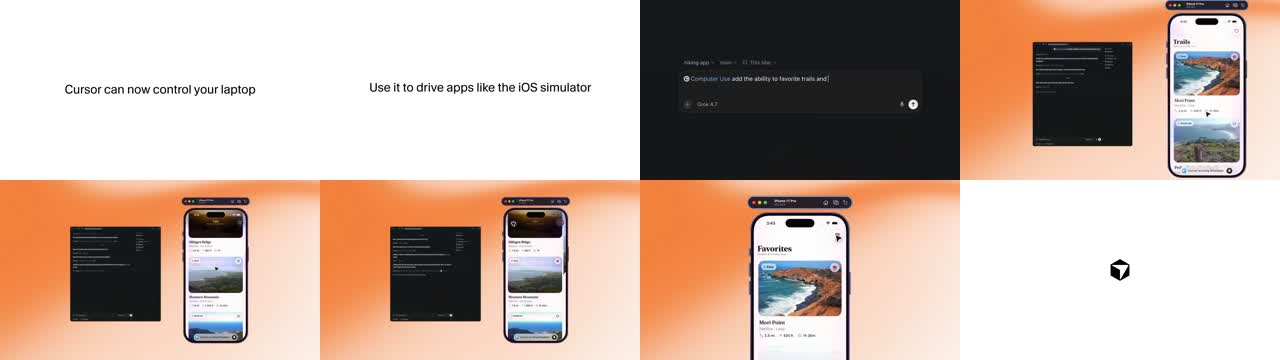
#> input picture kit-futbol/referencias/ref_motion_1_quadros.jpg, 1280 x 360 px
$ python -i gen2.py   (imports and definitions only)
#> lines starting #> are read from the running program, lines starting #| are printed output that depends on the picture
import math, os, sys, json, subprocess, wave
import numpy as np
from PIL import Image, ImageDraw, ImageFont, ImageFilter, ImageEnhance, ImageOps
from multiprocessing import Pool
sys.path.insert(0, '/home/claude/futbol')
from gen import tts, resample, beat, whoosh, pop, ball, phone, board, ease, back, clamp, SR

W, H, FPS = 1080, 1920, 30
CL = '/home/claude/futbol/clips'
# [1 line not run here, left out]
FONTS = {
    'poppins': '/usr/share/fonts/truetype/google-fonts/Poppins-Bold.ttf',
    'poppins_i': '/usr/share/fonts/truetype/google-fonts/Poppins-BoldItalic.ttf',
    'cond_i': '/usr/share/fonts/truetype/dejavu/DejaVuSansCondensed-BoldOblique.ttf',
    'serif': '/usr/share/fonts/truetype/crosextra/Caladea-Bold.ttf',
    'news': '/usr/share/fonts/truetype/liberation/LiberationSans-Bold.ttf',
    'med': '/usr/share/fonts/truetype/google-fonts/Poppins-Medium.ttf',
}
_f = {}
# [4 lines left out: function font, not called in this run]

_clips = {}
# [5 lines left out: function clip_frame, not called in this run]

def grade(im, sat=1.15, con=1.12, bri=1.0):
    im = ImageEnhance.Color(im).enhance(sat); im = ImageEnhance.Contrast(im).enhance(con)
    return ImageEnhance.Brightness(im).enhance(bri) if bri != 1 else im

# [102 lines left out: functions grad_overlay, text_block, checklist, cta, price, counter and 1 more, not called in this run]


_coach = {}
# [22 lines left out: functions coach_img, draw_coach, not called in this run]

# --------------- frame ---------------
def init():
    global GRAIN
    GRAIN = [np.random.default_rng(i).normal(0, 6, (H // 2, W // 2, 1)).astype(np.float32) for i in range(6)]

# [139 lines left out: functions background, render_frame, build, not called in this run]

# [14 lines not run here, left out]

>>> from PIL import Image
>>> picture = Image.open('referencias/ref_motion_1_quadros.jpg')
#> picture is the input picture: PIL image 1280x360 RGB; mean R, G, B 198.5, 176.5, 163.9
>>> result = grade(picture)
#> in grade, `im = ImageEnhance.Contrast(im).enhance(con)`:
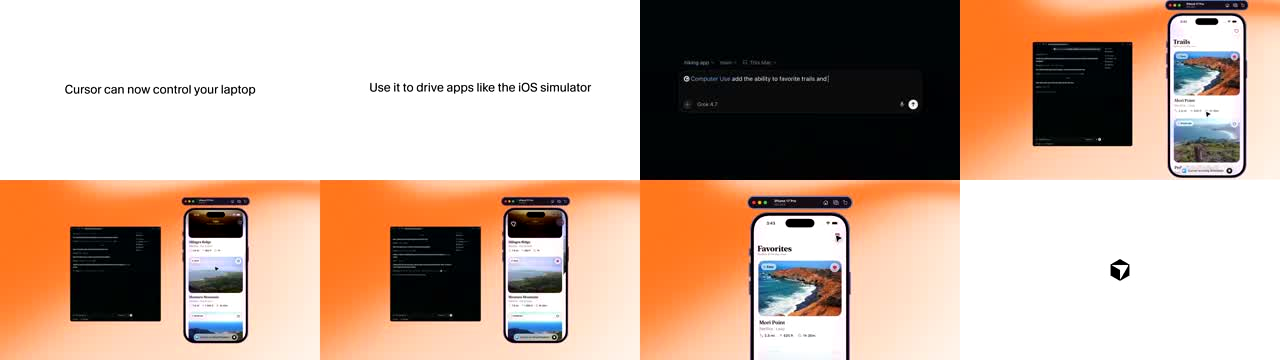
#> im: PIL image 1280x360 RGB; mean R, G, B 197.1, 171.4, 155
